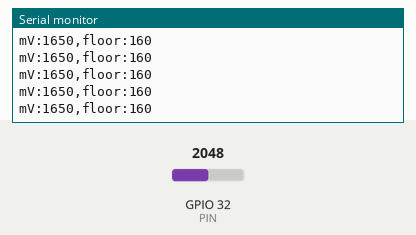
Recording of a sketch running on a simulated ESP32. Parts: the last lines printed to the serial monitor. The test bench sets the inputs (shaded band); at power-on: GPIO 32 (PIN) = 2048 (analog values on the 0–4095 scale).

Above: at 1.2 s.
1.3 s: GPIO 32 (PIN) set to 2866
At 1.34 s:
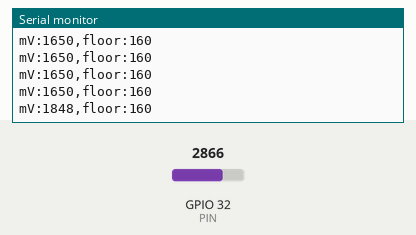
2.8 s: GPIO 32 (PIN) set to 3603
At 2.82 s:
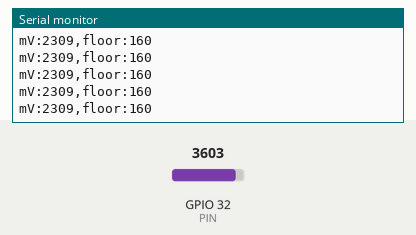
Timing chart, 0 to 5.8 s (numbered marks = the images above; inputs shaded):
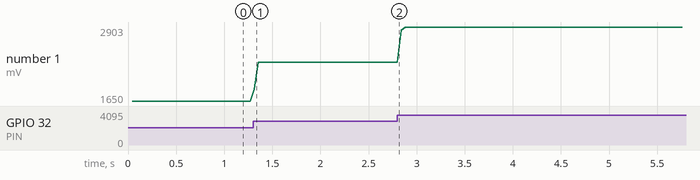

The sketch:

fsr_calibration.ino
```cpp
// One-FSR calibration: averaged mV + FSR resistance, ~8 readings/second
const int PIN = 32;              // D32 on the board
const float R_FIXED = 10000.0;   // change to 4700.0 if you used a 4.7k resistor

void setup() {
  Serial.begin(115200);
  analogReadResolution(12);
}
const bool PLOT = true;   // true = graph, false = text for writing numbers down

void loop() {
  long sum = 0;
  for (int i = 0; i < 20; i++) {          // fewer samples = smoother-moving graph (~25 updates/s)
    sum += analogReadMilliVolts(PIN);
    delay(2);
  }
  float mv = sum / 20.0;

  if (PLOT) {
    Serial.print("mV:");     Serial.print(mv, 0);
    Serial.print(",floor:"); Serial.println(160);   // dashed reference line: below this = no load
  } else {
    Serial.print("t=");  Serial.print(millis() / 1000.0, 1);
    Serial.print(" s   mV=");  Serial.print(mv, 0);
    Serial.print("   R_fsr=");
    if (mv < 160) Serial.println("open (no load)");
    else Serial.println(R_FIXED * (3300.0 - mv) / mv, 0);
  }
}
```

Measured:
- after the input at 1.3 s, the serial monitor: prints a new line at once (image 1)
- plotted number 1: 1650 → 2309 after the input at 1.3 s, 2309 → 2903 after the input at 2.8 s
